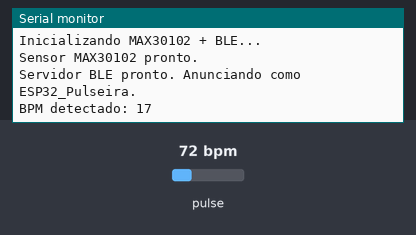
Simulated run of this sketch. Board: ESP32. On the bench: the last lines printed to the serial monitor. The inputs (shaded band) are chosen by the test bench; at power-on: pulse 72 bpm. Nothing arrives over Bluetooth unless stated; a phone connects over Bluetooth LE 3 s after start.

Above: at 1.2 s.
1.3 s: pulse set to 42 bpm
At 3.6 s:
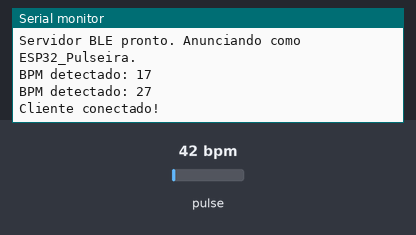
4.3 s: pulse set to 70 bpm
At 5.0 s:
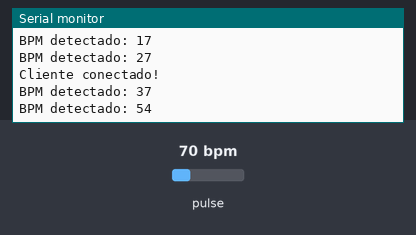
Timing chart, 0 to 7.3 s (numbered marks = the images above; inputs shaded):
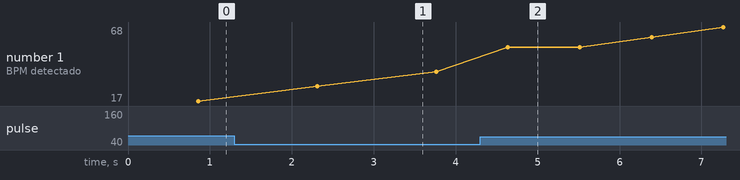

Measured:
- after the input at 1.3 s, the serial monitor: prints a new line after 1.0 s (image 1)
- after the input at 4.3 s, the serial monitor: prints a new line after 0.34 s (image 2)
- plotted number 1: 17 → 37 after the input at 1.3 s, 37 → 68 after the input at 4.3 s

The sketch:

esp32_pulseira_novo.ino
```cpp
// ============================================================
// ESP32_Pulseira (Sensor MAX30102)
// ============================================================
// Funcao:
//   - Le o BPM real do sensor MAX30102
//   - Publica o BPM por Bluetooth (NOTIFY), no servico esperado
//     pelo ESP32_Hub.
//
// MELHORIAS em relacao ao codigo antigo:
//   1. NAO trava mais se o sensor falhar (antes tinha while(1)).
//      Se o sensor nao responder, ele tenta de novo em vez de congelar.
//   2. Continua anunciando o BLE mesmo sem sensor, para o Hub achar.
//   3. Mesmos UUIDs e mesmo formato (int de 4 bytes) do codigo antigo,
//      para nao quebrar o Hub nem o site.
// ============================================================

#include <Wire.h>
#include <MAX30105.h>
#include "heartRate.h"

#include <BLEDevice.h>
#include <BLEUtils.h>
#include <BLEServer.h>

// ======== CONFIGURACOES BLE (iguais ao codigo antigo) ========
#define SERVICE_UUID        "4fafc201-1fb5-459e-8fcc-c5c9c331914b"
#define CHARACTERISTIC_UUID "beb5483e-36e1-4688-b7f5-ea07361b26a8"

BLECharacteristic *pCharacteristic;
bool deviceConnected = false;
bool sensorOk = false;

// ======== OBJETOS ========
MAX30105 particleSensor;

// Variaveis de calculo de BPM
const byte RATE_SIZE = 4; // media movel de 4 leituras
byte rates[RATE_SIZE];
byte rateSpot = 0;
long lastBeat = 0;
float beatsPerMinute;
int bpm = 0;

// ======== CALLBACKS BLE ========
class MyServerCallbacks : public BLEServerCallbacks {
  void onConnect(BLEServer* pServer) {
    deviceConnected = true;
    Serial.println("Cliente conectado!");
  }

  void onDisconnect(BLEServer* pServer) {
    deviceConnected = false;
    Serial.println("Cliente desconectado!");
    BLEDevice::startAdvertising(); // Recomeca advertising
  }
};

// ======== SETUP ========
void setup() {
  Serial.begin(115200);
  Serial.println("Inicializando MAX30102 + BLE...");

  // --- Inicializa sensor MAX30102 ---
  // Se falhar, NAO travamos: apenas marcamos sensorOk = false e
  // continuamos (o BLE sobe do mesmo jeito).
  if (!particleSensor.begin(Wire, I2C_SPEED_STANDARD)) {
    Serial.println("AVISO: sensor MAX30102 nao encontrado. Continuando sem sensor.");
    sensorOk = false;
  } else {
    sensorOk = true;
    particleSensor.setup();
    particleSensor.setPulseAmplitudeRed(0x0A); // LED Vermelho (usado no BPM)
    particleSensor.setPulseAmplitudeGreen(0);  // LED Verde desligado
    Serial.println("Sensor MAX30102 pronto.");
  }

  // --- Inicializa BLE ---
  BLEDevice::init("ESP32_Pulseira");
  BLEServer *pServer = BLEDevice::createServer();
  pServer->setCallbacks(new MyServerCallbacks());

  BLEService *pService = pServer->createService(SERVICE_UUID);
  pCharacteristic = pService->createCharacteristic(
                      CHARACTERISTIC_UUID,
                      BLECharacteristic::PROPERTY_NOTIFY
                    );

  pCharacteristic->setValue((uint8_t*)&bpm, sizeof(bpm));
  pService->start();

  BLEAdvertising *pAdvertising = BLEDevice::getAdvertising();
  pAdvertising->addServiceUUID(SERVICE_UUID);
  pAdvertising->start();

  Serial.println("Servidor BLE pronto. Anunciando como ESP32_Pulseira.");
}

// ======== LOOP ========
void loop() {
  // Se o sensor nao estava disponivel no boot, tenta inicializar de novo
  // periodicamente, sem travar o BLE.
  if (!sensorOk) {
    if (particleSensor.begin(Wire, I2C_SPEED_STANDARD)) {
      sensorOk = true;
      particleSensor.setup();
      particleSensor.setPulseAmplitudeRed(0x0A);
      particleSensor.setPulseAmplitudeGreen(0);
      Serial.println("Sensor MAX30102 conectado agora.");
    } else {
      Serial.println("Sensor ainda ausente. Tentando de novo...");
      delay(2000);
      return;
    }
  }

  long irValue = particleSensor.getIR();

  if (checkForBeat(irValue) == true) {
    long delta = millis() - lastBeat;
    lastBeat = millis();

    beatsPerMinute = 60 / (delta / 1000.0);

    if (beatsPerMinute < 255 && beatsPerMinute > 20) {
      rates[rateSpot++] = (byte)beatsPerMinute;
      rateSpot %= RATE_SIZE;

      bpm = 0;
      for (byte x = 0; x < RATE_SIZE; x++)
        bpm += rates[x];
      bpm /= RATE_SIZE;

      Serial.print("BPM detectado: ");
      Serial.println(bpm);

      if (deviceConnected) {
        pCharacteristic->setValue((uint8_t*)&bpm, sizeof(bpm));
        pCharacteristic->notify();
      }
    }
  }

  delay(20);
}
```
